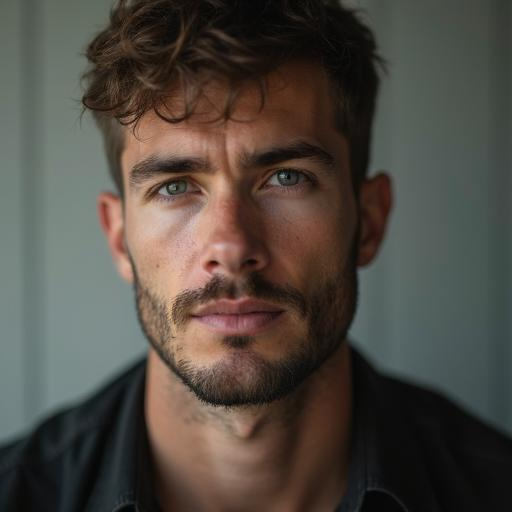
#> input picture train/datasets/age/source/7000.jpg, 512 x 512 px, given as the content of the folder /Users/cuikq/Downloads/Edit-Transfer-main/data/edit_transfer, which was not available
$ python edit4panel_dataset.py
#> lines starting #> are read from the running program, lines starting #| are printed output that depends on the picture; pictures that were not available may be replaced by others from this repository, and a replacement may not be noted
# 从edit_transfer数据集当中获取新数据

import os
import cv2
import numpy as np
import shutil
from pathlib import Path

def process_images(data_dir):
    # Get all image files from the data directory
    image_extensions = ['.jpg', '.jpeg', '.png']
    image_files = []

    for ext in image_extensions:
        image_files.extend(list(Path(data_dir).glob(f'*{ext}')))

    print(f'Found {len(image_files)} images to process')

    # Process each image
    for img_path in image_files:
        # Get the image name without extension to use as folder name
        img_name = img_path.stem

        # Create output directories
        output_dir = os.path.join(data_dir, img_name)
        source_dir = os.path.join(output_dir, 'source')
        target_dir = os.path.join(output_dir, 'target')

        # Create directories if they don't exist
        os.makedirs(source_dir, exist_ok=True)
        os.makedirs(target_dir, exist_ok=True)

        # Read the image
        img = cv2.imread(str(img_path))
#> img is the input picture: shape (512, 512, 3); mean B, G, R 66.2, 73.6, 80
        if img is None:
            print(f'Could not read image: {img_path}')
            continue

        # Get image dimensions
        height, width = img.shape[:2]
#> height = 512; width = 512

        # Calculate the midpoints
        mid_h, mid_w = height // 2, width // 2
#> mid_h = 256; mid_w = 256

        # Split the image into four quadrants
        top_left = img[0:mid_h, 0:mid_w]
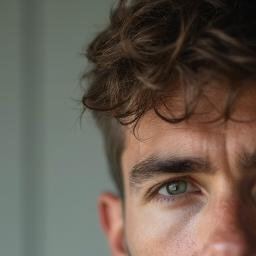
#> top_left: shape (256, 256, 3); mean B, G, R 80.8, 91.9, 103.6
        top_right = img[0:mid_h, mid_w:width]
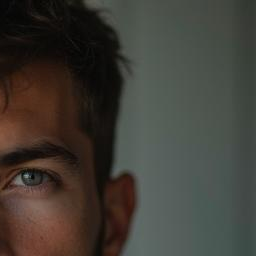
#> top_right: shape (256, 256, 3); mean B, G, R 54.3, 61.3, 64.8
        bottom_left = img[mid_h:height, 0:mid_w]
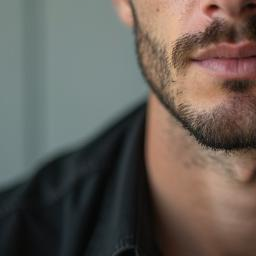
#> bottom_left: shape (256, 256, 3); mean B, G, R 86.6, 93.7, 101.4
        bottom_right = img[mid_h:height, mid_w:width]
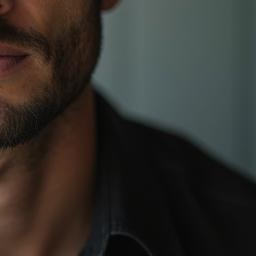
#> bottom_right: shape (256, 256, 3); mean B, G, R 43.2, 47.6, 50.1

        # Save the quadrants to their respective folders
        # Top-left to source folder as 7001.jpg
        cv2.imwrite(os.path.join(source_dir, '7001.jpg'), top_left)

        # Bottom-left to source folder as 7002.jpg
        cv2.imwrite(os.path.join(source_dir, '7002.jpg'), bottom_left)

        # Top-right to target folder as 7001.jpg
        cv2.imwrite(os.path.join(target_dir, '7001.jpg'), top_right)

        # Bottom-right to target folder as 7002.jpg
        cv2.imwrite(os.path.join(target_dir, '7002.jpg'), bottom_right)

        # Check for corresponding .txt file and copy it to the output directory
        txt_file_path = img_path.with_suffix('.txt')
        if txt_file_path.exists():
            # Copy the .txt file to the output directory (at the same level as source and target)
            shutil.copy(str(txt_file_path), os.path.join(output_dir, txt_file_path.name))
            print(f'Copied text file: {txt_file_path.name} to {output_dir}')

        print(f'Processed image: {img_name}')

if __name__ == '__main__':
    # Path to the data directory containing images
    data_directory = '/Users/cuikq/Downloads/Edit-Transfer-main/data/edit_transfer'

    # Process the images
    process_images(data_directory)

    print('Image processing completed!')
